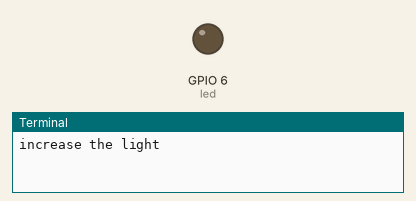
This program was run on a simulated Raspberry Pi (BCM pin numbers). On the bench: output pins drawn as LEDs (lit = HIGH), the last lines printed to the terminal.

Above: at 0.05 s.
At 2.3 s:
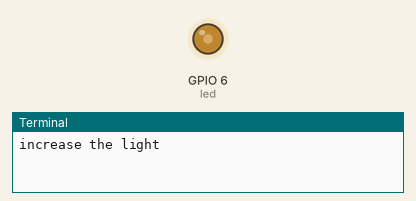
At 4.55 s:
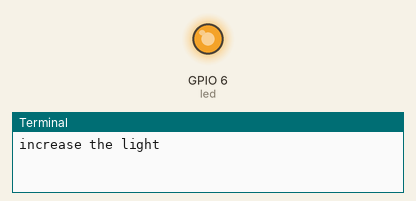
At 9.05 s:
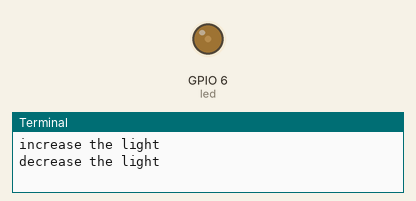
Timing chart, 0 to 13.0 s (numbered marks = the images above):
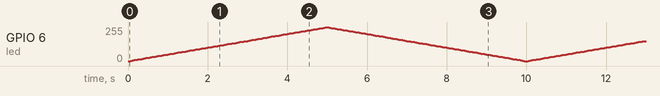

The program:

8-5.py
```python
import time
import RPi.GPIO as GPIO

try:
	def increase(pwm):
		print("increase the light")
		for value in range(0, 100):
			pwm.ChangeDutyCycle(value)
			time.sleep(0.05)

	def decrease(pwm):
		print("decrease the light")
		for value in range(99, -1, -1):
			pwm.ChangeDutyCycle(value)
			time.sleep(0.05)

	GPIO.setmode(GPIO.BCM)
	GPIO.setwarnings(False)

	led = 6
	GPIO.setup(led, GPIO.OUT)

	GPIO.output(led, GPIO.LOW)
	pwm = GPIO.PWM(led, 100)
	pwm.start(0)
	while True:
		increase(pwm)
		decrease(pwm)

except KeyboardInterrupt:
	print("Ctrl C shutup")
finally:
	print("cleanup")
	GPIO.cleanup()
```
